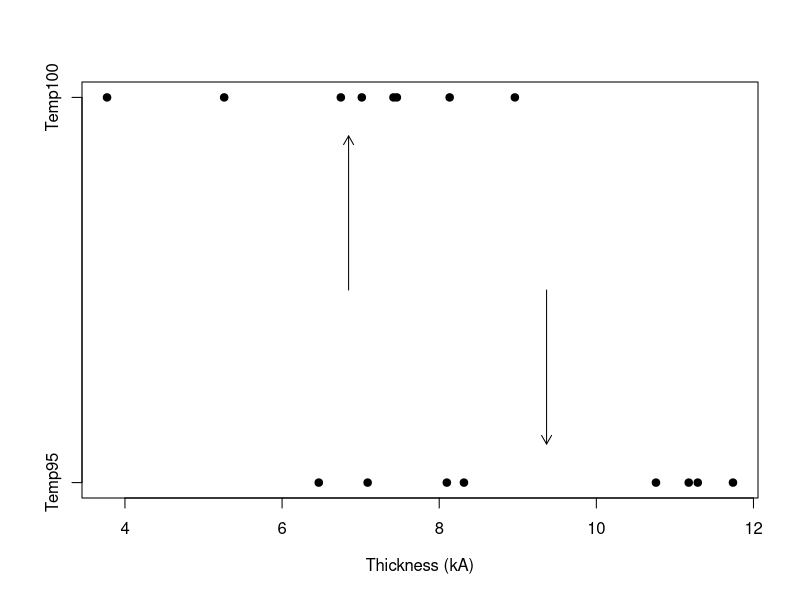
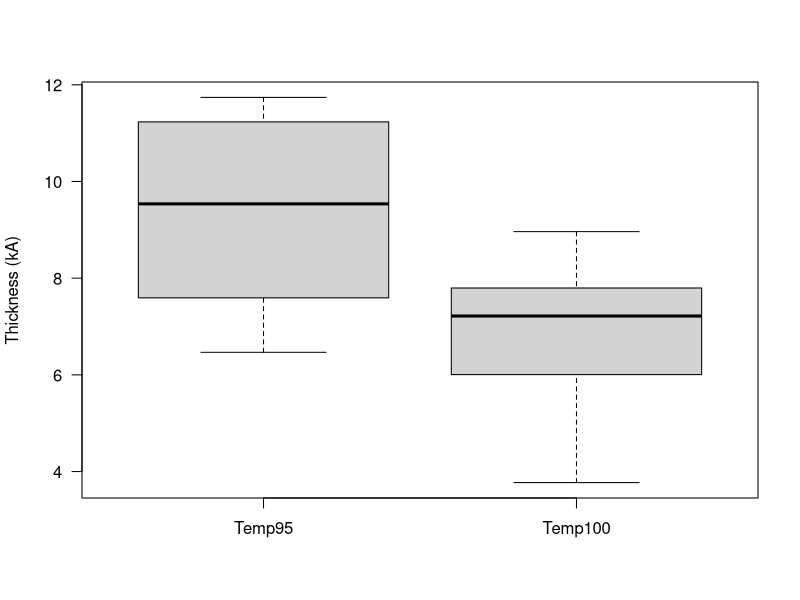

Generate these figures, in order, with R:
## ---- chunk 1
Temp95 <- c(11.176, 7.089, 8.097, 11.739, 11.291, 10.759, 6.467, 8.315)
Temp100 <- c(5.263, 6.748, 7.461, 7.015, 8.133, 7.418, 3.772, 8.963)

# make df
df <- data.frame(Temp95, Temp100)

# output df
df
## ---- chunk 2
# conduct t-test
t.test(Temp95, Temp100, var.equal=TRUE)
## ---- chunk 3
# plot dot diagram
df.means <- as.numeric(apply(df,2,mean))
stripchart(df, xlab=expression("Thickness (kA)"),pch=19)
arrows(df.means,rep(1.5,2),df.means,c(1.1,1.9),length=.1)

# plot boxplot
boxplot(df, ylab="Thickness (kA)", las=1)
